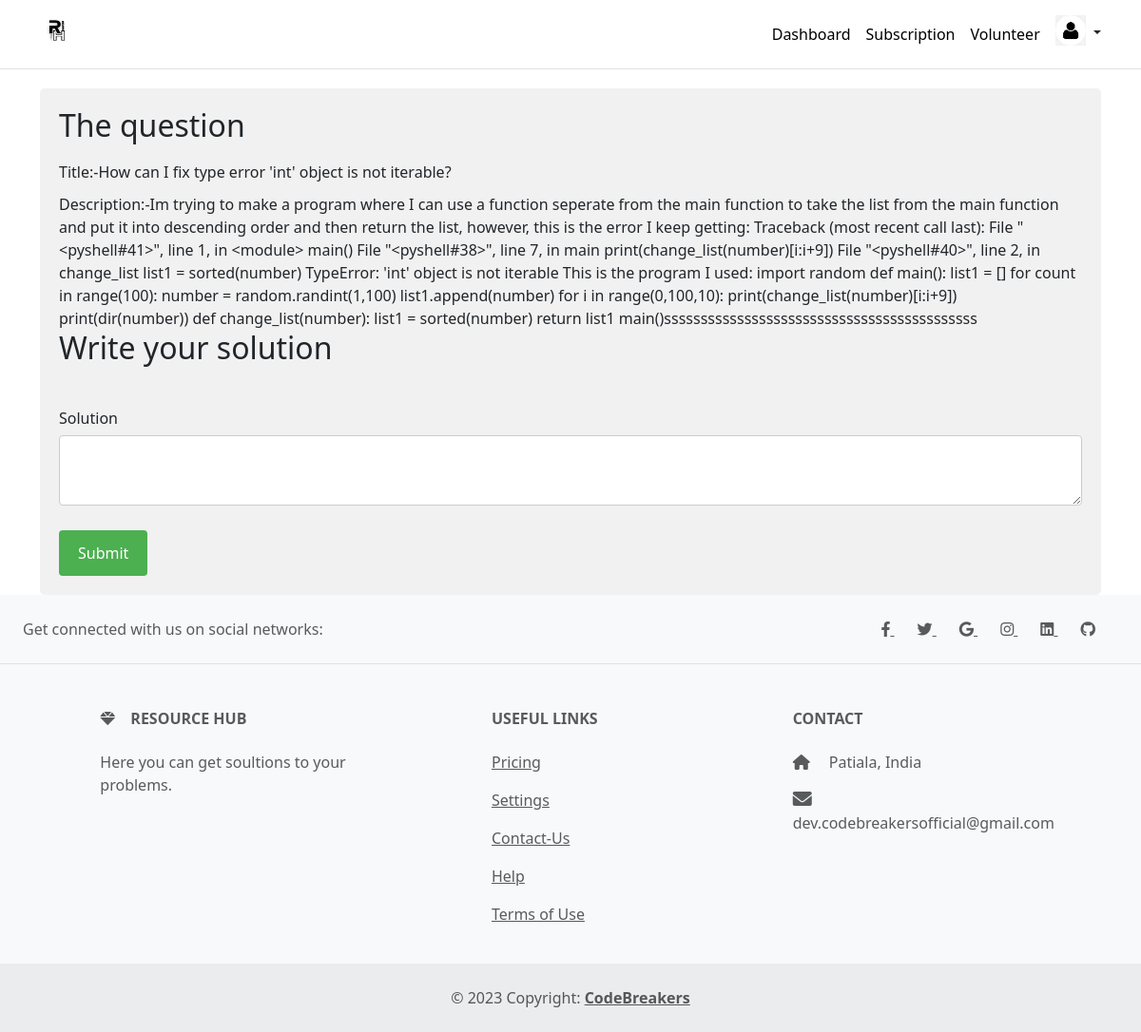
Page /dashboard/answer/post/2 (signed in) on the committed database.
### home/models.py (models this page shows, shortened)
class Draft(models.Model):
    user=models.ForeignKey(User,on_delete=models.SET_NULL,null=True,blank=True)
    title=models.TextField(max_length=40000,null=True)
    subtitle=models.TextField(max_length=3000,null=True,blank=True)
    description=models.TextField(max_length=80000,null=True,blank=True)
    pub_date=models.DateField(null=True,blank=True)
    published=models.BooleanField(default=False,null=True,blank=True)
    thumbnail = models.FileField(upload_to="Drafts", blank=True)

### home/views.py (the view, shortened to what this page needs)
# urls.py: path('dashboard/answer/post/<str:que_id>', views.render_answer_post,name="render_answer_post"),
def render_answer_post(request,que_id):
    if request.user.is_authenticated:
        my_post = Draft.objects.filter(pk=que_id)
        return render(request,"home/answer_post.html", context={"thispost":my_post})
    return render(request,"home/dashboard.html", context={})

### home/templates/home/answer_post.html (shortened to what this page needs)
{% load static %}
<!DOCTYPE html>
<html>
 <head>
<link rel="stylesheet" type="text/css" href="{% static 'answer_post/style.css'%}">
<link
  href="https://cdnjs.cloudflare.com/ajax/libs/font-awesome/6.0.0/css/all.min.css"
  rel="stylesheet"
/>
<link
  href="https://cdnjs.cloudflare.com/ajax/libs/mdb-ui-kit/6.2.0/mdb.min.css"
  rel="stylesheet"
/>
<link href="https://cdn.jsdelivr.net/npm/bootstrap@5.3.0-alpha3/dist/css/bootstrap.min.css" rel="stylesheet">
  </head>
  <body>
<header class="p-3 mb-3 border-bottom">
  <div class="container">
      <div class="d-flex flex-wrap align-items-center justify-content-center justify-content-lg-start">
        <a href="{% url 'home' %}" class="d-flex align-items-center mb-2 mb-lg-0 text-dark text-decoration-none">
			<img class="mb-2" src="{% static 'logo/Resource.png' %}" alt="resourcehub" width="40" height="32">
		  </a>
        <ul class="nav col-12 col-lg-auto me-lg-2 mb-10 justify-content-center mb-md-0">
			<li><a href="{% url 'dashboard' %}" class="nav-link px-2" style="color: black;"> Dashboard</a></li>
			<li><a href="{% url 'pricing' %}" class="nav-link px-2" style="color: black;"> Subscription</a></li>
			<li><a href="{% url 'view_volunteer_profiles' %}" class="nav-link px-2" style="color: black;"> Volunteer</a></li>
          </ul>
        <div class="dropdown text-end">
			<a href="#" class="d-block link-dark text-decoration-none dropdown-toggle" id="dropdownUser1" data-bs-toggle="dropdown" aria-expanded="false">
				<img class="mb-2" src="{% static 'logo/signin.png' %}" alt="resourcehub" width="32" height="32" class="rounded-circle">
			  </a>
        </div>
      </div>
    </div>
  </header>
  <body>
	  <div class="container">
      <form class="questionaire" action="{% url 'render_answer_post' que_id=1 %}" method="POST" enctype="multipart/form-data">
			{% for my_post in thispost %}
				<h2>The question</h2>
				<label for="question-title">Title:-{{my_post.title}}</label>
				<br>
				<label for="question-title">Description:-{{my_post.description}}</label>
			{% endfor %}
			<h2>Write your solution</h2>
			<br>
			<label for="question-details">Solution</label>
			<textarea id="question-details" name="send_ans" for="send_ans" required></textarea>
        <button type="submit">Submit</button>
      </form>
    </div>
	<footer class="text-center text-lg-start bg-light text-muted">
		<section class="d-flex justify-content-center justify-content-lg-between p-4 border-bottom">
		  <div class="me-5 d-none d-lg-block">
		  <span>Get connected with us on social networks:</span>
		  </div>
		  <div>
		  <a href="" class="me-4 text-reset">
			<i class="fab fa-facebook-f"></i>
		  </a>
		  <a href="" class="me-4 text-reset">
			<i class="fab fa-twitter"></i>
		  </a>
		  <a href="" class="me-4 text-reset">
			<i class="fab fa-google"></i>
		  </a>
		  <a href="" class="me-4 text-reset">
			<i class="fab fa-instagram"></i>
		  </a>
		  <a href="" class="me-4 text-reset">
			<i class="fab fa-linkedin"></i>
		  </a>
		  <a href="" class="me-4 text-reset">
			<i class="fab fa-github"></i>
		  </a>
		  </div>
		</section>
		<section class="">
		  <div class="container text-center text-md-start mt-5">
		  <div class="row mt-3">
			<div class="col-md-3 col-lg-4 col-xl-3 mx-auto mb-4">
			<h6 class="text-uppercase fw-bold mb-4">
			  <i class="fas fa-gem me-3"></i>Resource Hub
			</h6>
			<p>
			  Here you can get soultions to your problems.
			</p>
			</div>
			<div class="col-md-3 col-lg-2 col-xl-2 mx-auto mb-4">
			<h6 class="text-uppercase fw-bold mb-4">
			  Useful links
			</h6>
			<p>
			  <a href="{% url 'pricing' %}" class="text-reset">Pricing</a>
			</p>
			<p>
			  <a href="{% url 'view_profile' %}" class="text-reset">Settings</a>
			</p>
			<p>
				<a href="{% url 'contact' %}" class="text-reset">Contact-Us</a>
			  </p>
			<p>
			  <a href="https://resourcehubcomm.netlify.app/" class="text-reset">Help</a>
			</p>
			<p>
			  <a href="{% url 'tos' %}" class="text-reset">Terms of Use</a>
			</p>
			</div>
			<div class="col-md-4 col-lg-3 col-xl-3 mx-auto mb-md-0 mb-4">
			<h6 class="text-uppercase fw-bold mb-4">Contact</h6>
			<p><i class="fas fa-home me-3"></i> Patiala, India</p>
			<p>
			  <i class="fas fa-envelope me-3"></i>
			  dev.codebreakersofficial@gmail.com
			</p>
			</div>
		  </div>
		  </div>
		</section>
		<div class="text-center p-4" style="background-color: rgba(0, 0, 0, 0.05);">
		  © 2023 Copyright:
		  <a class="text-reset fw-bold" href="https://mdbootstrap.com/">CodeBreakers</a>
		</div>
	  </footer>
</body>
</html>

### static/answer_post/style.css (style rules this page uses)
body { font-family: Arial, sans-serif; background-color: #f5f5f5; }
header { color: #fff; padding: 20px; }
.fa-envelope { font-size: 20px; }
.container { max-width: 600px; margin: auto; }
.questionaire { background-color: #f1f1f1; border-radius: 5px; padding: 20px; margin-top: 20px; }
h2 { margin-top: 0; }
label { display: block; margin-top: 10px; }
input[type="text"], textarea { width: 100%; padding: 12px; border: 1px solid #ccc; border-radius: 4px; box-sizing: border-box; margin-top: 6px; margin-bottom: 16px; resize: vertical; }
#question-details { width: 100%; height:400%; padding: 12px; border: 1px solid #ccc; border-radius: 4px; box-sizing: border-box; margin-top: 6px; margin-bottom: 20px; resize: vertical; }
button[type="submit"] { background-color: #4CAF50; color: white; padding: 12px 20px; border: none; border-radius: 4px; cursor: pointer; }

### home/templates/home/answer_post.html (style rules this page uses)
.dropdown-toggle { outline: 0; }

### rows in the picture
Draft: title "How can I fix type error 'int' object is not iterable?", description "Im trying to make a program where I can use a function seperate from the main function to take the list from the main function and put it into descending order and then return the list, however, this is the error I keep getting: Traceback (most recent call last): File \"<pyshell#41>\", line 1, in <module> main() File \"<pyshell#38>\", line 7, in main print(change_list(number)[i:i+9]) File \"<pyshell#40>\", line 2, in change_list list1 = sorted(number) TypeError: 'int' object is not iterable This is the program I used: import random def main(): list1 = [] for count in range(100): number = random.randint(1,100) list1.append(number) for i in range(0,100,10): print(change_list(number)[i:i+9])…"
